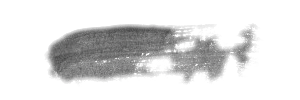
#> input picture anipaint/tests/data/brushes/PaintStrokes (0-00-00-04)2.png, 300 x 100 px, given in place of Comp 2_00000.jpg, which was not available
$ jupyter execute composite.ipynb
#> lines starting #> are read from the running program, lines starting #| are printed output that depends on the picture; pictures that were not available may be replaced by others from this repository, and a replacement may not be noted
[cell 1]
import logging
from pathlib import Path
import math

import matplotlib.pyplot as plt
import numpy as np
from PIL import Image, ImageOps, ImageFilter
from PIL.ImageDraw import Draw


folder = Path(r"E:\Dropbox\Watercolor Animation Assets")
output_folder = folder / "SkinMatte/Comp 2/outputs/run5_test"
matte_path = folder / "SkinMatte/Comp 2/Comp 2_00000.jpg"
brush_pattern = folder / "brushes/*.png"

logging.basicConfig(level=logging.INFO)
plt.rcParams['figure.figsize'] = [12, 8]

[cell 2]
matte_image = Image.open(matte_path)
#> matte_image is the input picture: PIL image 300x100 RGBA; mean R, G, B, A 210.5, 210.5, 210.5, 61.9
plt.imshow(matte_image)
plt.show()
brush_image = Image.open(folder / "BRUSHES/PaintStrokes (0-00-00-04).png")
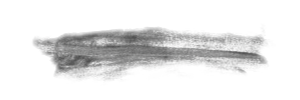
#> input picture anipaint/tests/data/brushes/PaintStrokes (0-00-00-04).png, 300 x 100 px, found by its file name
#> brush_image is the input picture: PIL image 300x100 RGBA; mean R, G, B, A 126, 126, 126, 54.7
plt.imshow(brush_image)
plt.show()

[cell 3]
image = matte_image.copy()
image.paste(brush_image,(150,650),brush_image)
image.paste(brush_image,(150,660),brush_image)
image.paste(brush_image,(150,670),brush_image)

image.show()

[cell 4]
plt.rcParams['figure.figsize'] = [6, 3]
plt.hist(np.array(brush_image)[:,:,0:-1].flatten())
plt.show()
#> figure, not shown here; tallest bar 34128 high, from x = 0 to 25.5
plt.hist(np.array(brush_image)[:,:,-1].flatten())
plt.show()
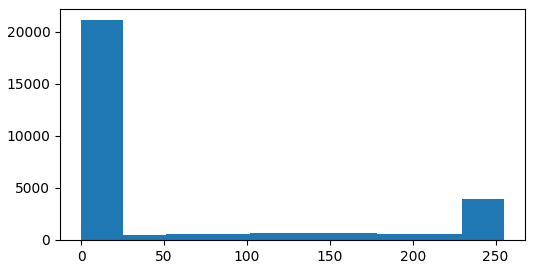
#> figure drawn by matplotlib, 1 panel; tallest bar 21123 high, from x = 0 to 25.5

[cell 5]
# Find darkness of each RGB pixel (averge, rounded)
darkness = Image.fromarray(np.array(brush_image)[:,:,0:-1].mean(axis=-1))
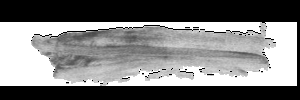
#> darkness: PIL image 300x100 F; min 0, max 255, mean 126
darkness.show()

[cell 6]
trans0 = Image.fromarray(np.array(brush_image)[:,:,3])
trans0

[cell 7]
from PIL import Image, ImageOps
gray = ImageOps.grayscale(brush_image)
gray

[cell 8]
plt.hist(np.array(gray).flatten())
plt.show()
#> figure, not shown here; tallest bar 11376 high, from x = 0 to 25.5

[cell 9]
256-np.array(gray)

[cell 10]
Image.fromarray(255-np.minimum(np.array(gray),np.array(trans0)))
#np.min(
#Image.fromarray(

[cell 11]
brush_image

[cell 12]
alpha = brush_image.getchannel("A")
alpha

[cell 13]
bg = Image.new("RGBA",brush_image.size,255)
bg

[cell 14]
bg.paste(brush_image,mask=alpha)
bg

[cell 15]
ImageOps.grayscale(bg)
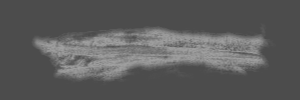
#> Out: PIL image 300x100 L; min 74, max 161, mean 91.5

[cell 16]
plt.hist(np.array(brush_image)[:,:,-1].flatten())
plt.show()

[cell 17]
brush_image.convert("RGB")

[cell 18]
sample = Image.open(r"E:\Dropbox\Watercolor Animation Assets\SkinMatte\Comp 2\outputs\cmk12\Comp 2_00000.output.png")
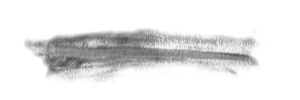
#> input picture anipaint/tests/data/brushes/PaintStrokes (0-00-00-04)3.png, 300 x 100 px, given in place of Comp 2_00000.output.png, which was not available
#> sample is the input picture: PIL image 300x100 RGBA; mean R, G, B, A 124.2, 124.2, 124.2, 54.7
sample

[cell 19]
sample.getchannel("A")
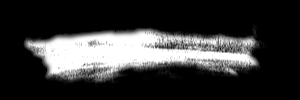
#> Out: PIL image 300x100 L; min 0, max 255, mean 54.7

[cell 20]
fulldark = Image.new("RGBA",(100,100),(0,255,0,255))
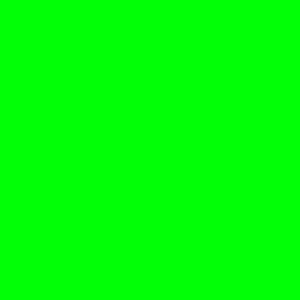
#> fulldark: PIL image 100x100 RGBA (shown 3 times larger); mean R, G, B, A 0, 255, 0, 255
fulldark

[cell 21]
semidark = Image.new("RGBA",(100,100),(0,0,0,127))
semidark

[cell 22]
result = fulldark.copy()
result.alpha_composite(semidark,dest=(50,50))#,source=(10,10,30,50))
result

[cell 23]
new_stamp = Image.new("RGBA",fulldark.size,(0,0,0,0))
#> new_stamp: PIL image 100x100 RGBA; every value is 0
new_stamp.paste(semidark,(-5,50))
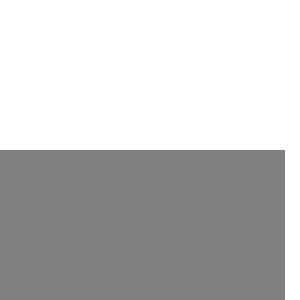
#> new_stamp: PIL image 100x100 RGBA (shown 3 times larger); mean R, G, B, A 0, 0, 0, 60.3; transparent parts drawn white
new_stamp
result = fulldark.copy()
result.alpha_composite(new_stamp)
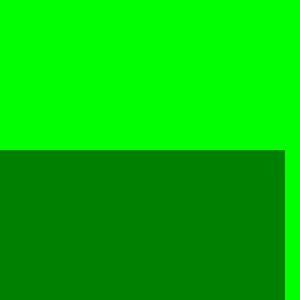
#> result: PIL image 100x100 RGBA (shown 3 times larger); mean R, G, B, A 0, 194.7, 0, 255
result

[cell 24]
semidark.paste(fulldark)
semidark

[cell 25]
result = fulldark.copy()
result.paste(semidark,mask=semidark.getchannel("A"))
result

[cell 26]
current_image = Image.open(r"E:\Dropbox\Watercolor Animation Assets\SkinMatte\Comp 2\outputs\cmk12\Comp 2_00000.output.png")
plt.imshow(current_image)
plt.show()

[cell 27]
background = Image.open(r"E:\Dropbox\Watercolor Animation Assets\BG textures\BG_texture_00000.png")
plt.imshow(background)
plt.show()

[cell 28]
matte_image = Image.open(matte_path)
plt.imshow(matte_image)
plt.show()

[cell 29]
blur_matte = matte_image.filter(ImageFilter.GaussianBlur(3))
blur_matte
plt.imshow(blur_matte)
plt.show()

[cell 30]
result = Image.new("RGBA",background.size,(0,0,0,0))
#> result: PIL image 300x100 RGBA; every value is 0
result.paste(background,mask=ImageOps.grayscale(blur_matte))
plt.imshow(result)
plt.show()

[cell 31]
result2 = result.copy()
result2.alpha_composite(current_image)
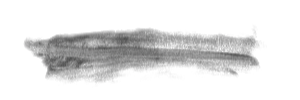
#> result2: PIL image 300x100 RGBA; mean R, G, B, A 116.4, 116.4, 116.4, 60.6; transparent parts drawn white
result2
#plt.imshow(result2)
#plt.show()
